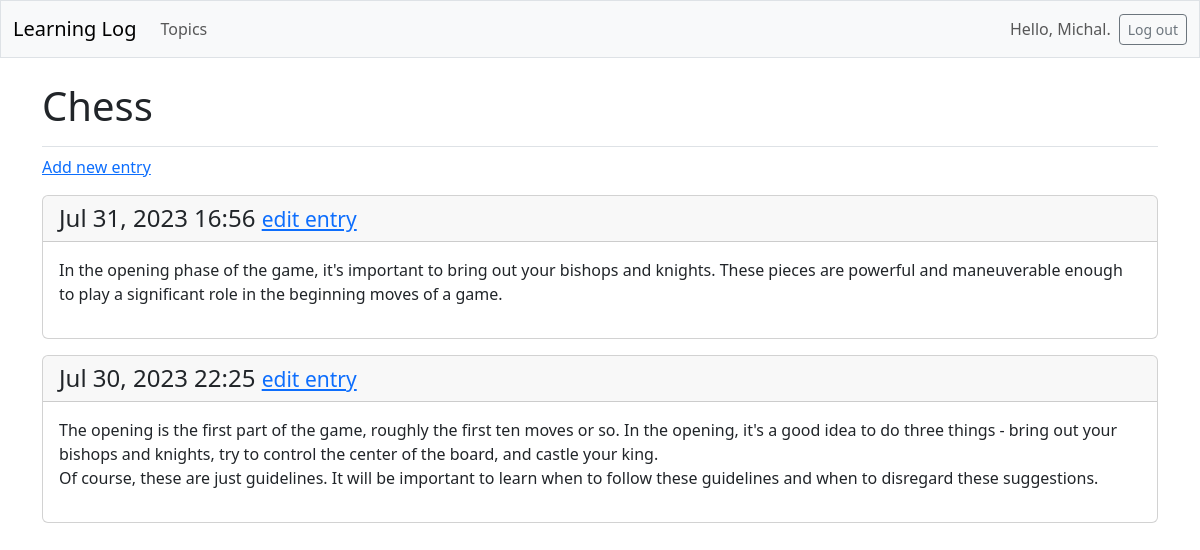
The page /topics/1/ (signed in) on the database its author committed.
### learning_logs/models.py (models this page shows, shortened)
class Topic(models.Model):
    text = models.CharField(max_length=200)
    date_added = models.DateTimeField(auto_now_add=True)
    owner = models.ForeignKey(User, on_delete=models.CASCADE)

class Entry(models.Model):
    topic = models.ForeignKey(Topic, on_delete=models.CASCADE)
    text = models.TextField()
    date_added = models.DateTimeField(auto_now_add=True)
    class Meta:
        verbose_name_plural = 'entries'

### learning_logs/views.py (the view)
# urls.py: path('topics/<int:topic_id>/', views.topic, name='topic'),
@login_required
def topic(request, topic_id):
    topic = Topic.objects.get(id=topic_id)
    check_topic_owner(topic.owner, request.user)
    entries = topic.entry_set.order_by('-date_added')
    context = {'topic': topic, 'entries': entries}
    return render(request, 'learning_logs/topic.html', context)

### learning_logs/views.py (called while the page is built)
def check_topic_owner(owner, request_user):
    if owner != request_user:
        raise Http404

### learning_logs/templates/learning_logs/topic.html
{% extends 'learning_logs/base.html' %}
{% block page_header %}
  <h1>{{ topic.text }}</h1>
{% endblock page_header %}
{% block content %}
  <p>
    <a href="{% url 'learning_logs:new_entry' topic.id %}">Add new entry</a>
  </p>
  {% for entry in entries %}
  <div class="card mb-3">
    <h4 class="card-header">
      {{ entry.date_added|date:'M d, Y H:i' }}
      <small><a href="{% url 'learning_logs:edit_entry' entry.id %}">
        edit entry</a></small>
    </h4>
    <div class="card-body">{{ entry.text|linebreaks }}</div>
  </div>
  {% empty %}
    <p>There are no entries for this topic yet.</p>
  {% endfor %}
{% endblock content %}

### learning_logs/templates/learning_logs/base.html (shortened to what this page needs)
<!doctype html>
<html lang="en">
<head>
  {% load django_bootstrap5 %}
  {% bootstrap_css %}
</head>
<body>
  <nav class="navbar navbar-expand-md navbar-light bg-light mb-4 border">
    <div class="container-fluid">
      <a class="navbar-brand" href="{% url 'learning_logs:index' %}">
        Learning Log
      </a>
      <div class="collapse navbar-collapse" id="navbarCollapse">
        <ul class="navbar-nav me-auto mb-2 mb-md-0">
          <li class="nav-item">
            <a class="nav-link" href="{% url 'learning_logs:topics' %}">
              Topics
            </a>
          </li>
        </ul>
        <ul class="navbar-nav ms-auto mb-2 mb-md-0">
          {% if user.is_authenticated %}
            <li class="nav-item">
              <span class="navbar-text me-2">Hello, {{ user.username }}.
              </span>
            </li>
          {% endif %}
        </ul>
        {% if user.is_authenticated %}
          <form action="{% url 'accounts:logout' %}" method="post">
            <button name="submit" class="btn btn-outline-secondary btn-sm">
              Log out</button>
          </form>
        {% endif %}
      </div>
    </div>
  </nav>
  <main class="container">
    <div class="pb-2 mb-2 border-bottom">
      {% block page_header %}{% endblock page_header %}
    </div>
    <div>
      {% block content %}{% endblock content %}
    </div>
  </main>
</body>
</html>

### rows shown on the page
Topic: text "Chess"
Entry: date_added "Jul 31, 2023 16:56", text "In the opening phase of the game, it's important to bring out your bishops and knights. These pieces are powerful and maneuverable enough to play a significant role in the beginning moves of a game."
Entry: date_added "Jul 30, 2023 22:25", text "The opening is the first part of the game, roughly the first ten moves or so. In the opening, it's a good idea to do three things - bring out your bishops and knights, try to control the center of the board, and castle your king. Of course, these are just guidelines. It will be important to learn when to follow these guidelines and when to disregard these suggestions."

### other values the page prints
{{ user.username }} "Michal"
